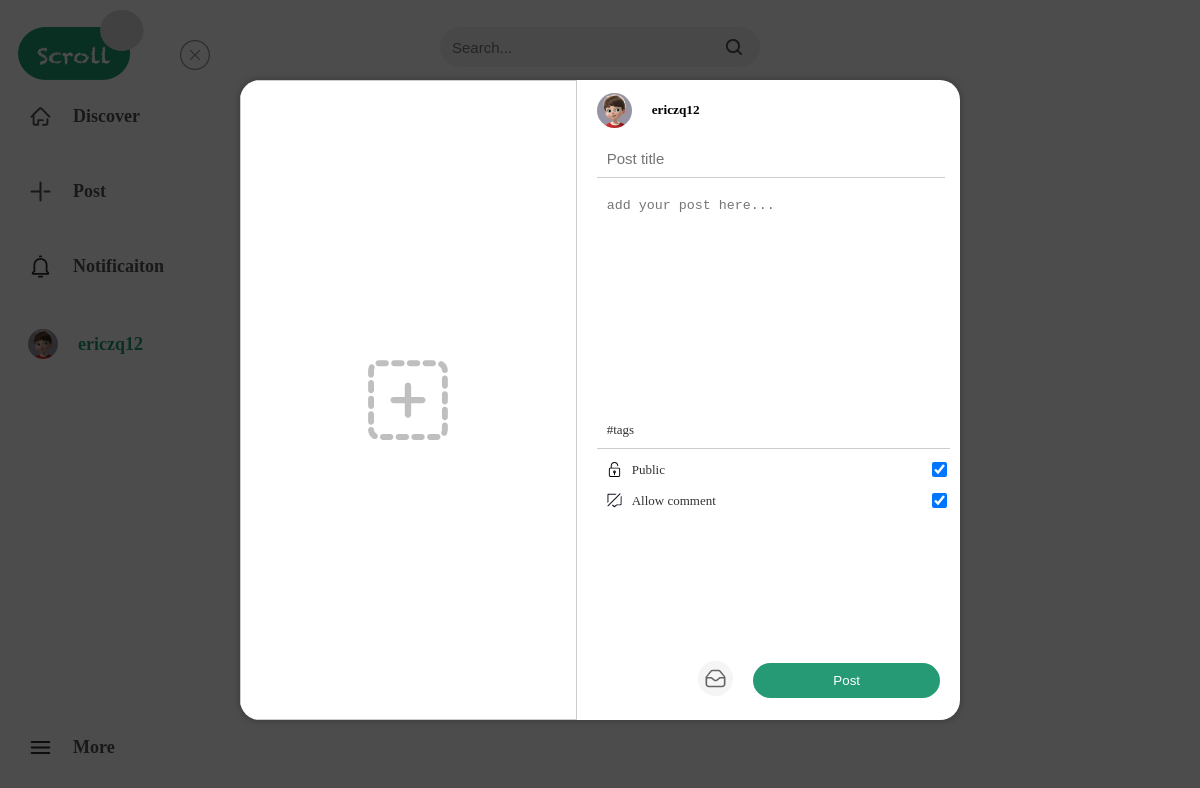
The page /sendPost (signed in) on the database its author committed.
### scroll_app/models/models.py (models this page shows, shortened)
class CustomUser(AbstractUser):
    user_id = models.AutoField(primary_key=True)  # UserID
    email = models.EmailField(unique=True)       # Email
    avatar = models.ImageField(upload_to='avatars/', blank=True,null=True, default='avatars/user.png')  # avatar
    bio = models.TextField(blank=True, null=True)  # user bio
    USERNAME_FIELD = 'email'  # use email as username
    REQUIRED_FIELDS = ['username']  # require username field
    groups = models.ManyToManyField(
        Group,
        verbose_name='groups',
        blank=True,
        help_text='The groups this user belongs to.',
        related_name='customuser_set',  # define related_name for groups
        related_query_name='customuser',
    )
    user_permissions = models.ManyToManyField(
        Permission,
        verbose_name='user permissions',
        blank=True,
        help_text='Specific permissions for this user.',
        related_name='customuser_set',  # define related_name for user_permissions
        related_query_name='customuser',
    )

### scroll_app/views/views.py (the view)
# urls.py: path('sendPost',views.sendPost,name='sendPost'),
def sendPost(request):
    return render(request,'sendPost.html')

### templates/sendPost.html (shortened to what this page needs)
{% extends 'base.html' %}
{% load static %}
{% block sendPost_content %}
<div id="send_post_model">
    <div id="post_content">
        <a id="content-close"  href="javascript:history.back()"><img src="{% static 'img/logo/off.svg' %}" alt="off"></a>
        <form id="post_form" method="post"  action="{% url 'sendPost_view' %}" enctype="multipart/form-data" >
            <div id="post_left">
                <img id="post_image_logo" src="{% static 'img/logo/upload.svg' %}" alt="image">
            </div>
        <div id="post_right">
            <div id="post_right_header">
                <img src="{{user.avatar.url}}" alt="user avatar">
                <h5>{{ user.username }}</h5>
            </div>
            <div>
                <input id="post_title" type="text" name="title" placeholder="Post title">
                <textarea id="post_text" name="content" placeholder="add your post here..."></textarea>
                <div id="post_tags_location">
                    <div id="post_tags">
                        <a href="">#tags</a>
                    </div>
                </div>
                <div id="post_options">
                    <div id="post_options_public"  class="post_options_class">
                        <img src="{% static 'img/logo/public.svg' %}" alt="public">
                        <label for="is_public">Public</label>
                        <input type="checkbox" name="is_public" id="is_public" checked>
                    </div>
                    <div class="post_options_class">
                        <img src="{% static 'img/logo/noComment.svg' %}" alt="comment">
                        <label for="allow_comment">Allow comment</label>
                        <input type="checkbox" name="is_commentable" id="allow_comment" checked>
                    </div>
                </div>
            </div>
                <div id="post_buttons">
                    <a href="#"><img src="{% static 'img/logo/saved.svg' %}" alt="saved"></a>
                    <button type="submit">Post</button>
                </div>
        </div>
        </form>
    </div>
</div>
{% endblock sendPost_content %}

### templates/nav.html (shortened to what this page needs)
{% load static %}
<div class="nav_container">
    <ul>
        <li class="nav-item" data-url="{% url 'home' %}">
                    <img src="{% static 'img/logo/discover.svg' %}" alt="Discover">
                    <span>Discover</span>
                </li>
        <li class="nav-item" data-url="{% if request.user.is_authenticated %}{% url 'sendPost' %}{% else %}{% url 'login' %}{% endif %}">
                    <img src="{% static 'img/logo/post.svg' %}" alt="post">
                    <span>Post</span>
                </li>
        <li class="nav-item" data-url="{% if request.user.is_authenticated %}{% url 'notification' %}{% else %}{% url 'login' %}{% endif %}"><img src="{% static 'img/logo/notificaiton.svg' %}" alt="notificaiton">
                    <span>Notificaiton</span>
                </li>
         {% if user.is_authenticated %}
         <li class="nav-item" data-url="{% url 'profile' %}">
                     {% if user.avatar != None %}
                        <img id="account_icon" src="{{ user.avatar.url }}" alt="account">
                     {% else %}
                        <img id="account_icon" src="{% static 'img/logo/user.png' %}" alt="account">
                     {% endif %}
                    <span style="color: #259A75;" >{{ user.username }}</span>
                </li>
         {% else %}
        <li class="nav-item" id="login_li" data-url="{% url 'login' %}">
                    <span style="color: white;">Login</span>
                </li>
        {% endif %}
        <li class="nav-item" id="more_li"><a id="more_icon" href="#">
            <img src="{% static 'img/logo/more.svg' %}" alt="more">
                    <span>More</span>
        </a></li>
    </ul>
</div>

### templates/nav.html (style rules this page uses)
.nav_container { height: 100%; width: 85%; z-index: 1; }
.nav_container ul { list-style: none; margin: 0; padding: 0; }
.nav_container li { margin-bottom: 30px; border-radius: 50px; padding: 10px; display: flex; align-items: center; }
.nav_container li img { height: 25px; width: 25px; margin-right: 20px; }
.nav_container ul li a { text-decoration: none; display: flex; align-items: center; }
.nav_container li span { font-size: 18px; font-weight: bolder; color: #515151; }
#account_icon { width: 30px; height: 30px; margin-right: 20px; border-radius: 50%; }
#more_li { position: fixed; bottom: 0px; width: 200px; }

### templates/posts.html (style rules this page uses)
:root { --column-count: 5; }
@media (max-width: 1400px) { :root { --column-count: 4; } }

### templates/sendPost.html (style rules this page uses)
#content-close { position:fixed; top: 5%; left: 15%; }
#content-close img { width: 30px; height: 30px; }
#post_content { background-color: #fff; border-radius: 20px; box-shadow: 0 0 10px rgba(0,0,0,0.3); position: fixed; top: 10%; bottom: 10%; left: 20%; right: 20%; overflow-y: auto; z-index: 1001; }
#post_form { display: flex; flex-direction: row; height: 100%; width: 100%; max-width: 100%; }
#post_left { position: relative; width: 55%; display: flex; border: 1px solid #ccc; justify-content: center; align-items: center; }
#post_image_logo { width: 80px; height: 80px; }
#post_right { padding-left: 20px; padding-right: 10px; }
#post_right_header { display: flex; align-items: center; }
#post_right_header img { width: 35px; height: 35px; border-radius: 50%; margin-right: 20px; }
#post_title { width: 93%; height: 2%; border-bottom: 1px solid #ccc; border-top: none; border-left: none; border-right: none; padding: 10px; outline: none; font-size: 15px; }
#post_text { margin-top: 10px; width: 93%; height: 200px; resize: none; border: none; padding: 10px; outline: none; }
#post_tags_location { display: flex; justify-content: space-between; margin-top: 10px; margin-left: 10px; }
#post_tags { display: flex; justify-content: flex-start; align-items: center; }
#post_tags a { margin-right: 10px; font-size: 13px; color: #333; text-decoration: none; }
#post_options { border-top: 1px solid #ccc; padding-top: 10px; margin-top: 10px; }
.post_options_class { display: flex; justify-content: flex-start; align-items: center; margin-bottom: 10px; }
#post_options img { width: 15px; height: 15px; margin-right: 10px; margin-left: 10px; }
#post_options label { font-size: small; color: #333; }
#post_options input { width: 15px; height: 15px; margin-left: auto; }
#post_buttons { display: flex; align-items: center; position: absolute; bottom: 20px; right: 20px; }
#post_buttons img { width: 35px; height: 35px; margin-right: 20px; }
#post_buttons button { background-color: #259A75; color: #fff; border: none; padding: 10px 80px; border-radius: 20px; cursor: pointer; }

### rows shown on the page
CustomUser: avatar (picture), username "ericzq12"
